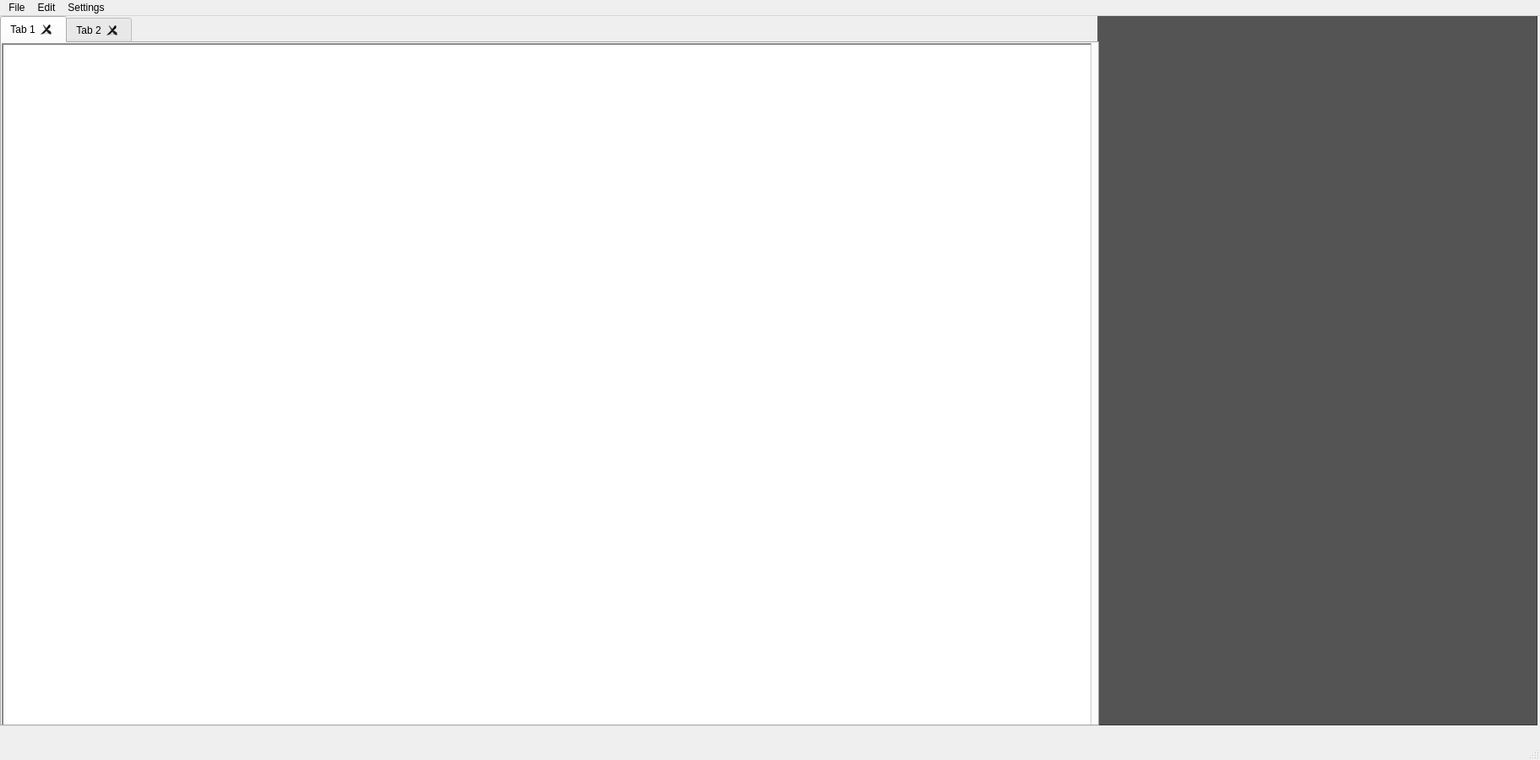
<?xml version="1.0" encoding="UTF-8"?>
<ui version="4.0">
 <class>MainWindow</class>
 <widget class="QMainWindow" name="MainWindow">
  <property name="geometry">
   <rect>
    <x>0</x>
    <y>0</y>
    <width>1823</width>
    <height>900</height>
   </rect>
  </property>
  <property name="windowTitle">
   <string>MainWindow</string>
  </property>
  <widget class="QWidget" name="centralwidget">
   <widget class="QFrame" name="frame">
    <property name="geometry">
     <rect>
      <x>1299</x>
      <y>-1</y>
      <width>521</width>
      <height>841</height>
     </rect>
    </property>
    <property name="styleSheet">
     <string notr="true">background-color: rgb(84, 84, 84);</string>
    </property>
    <property name="frameShape">
     <enum>QFrame::Panel</enum>
    </property>
    <property name="frameShadow">
     <enum>QFrame::Raised</enum>
    </property>
   </widget>
   <widget class="QTabWidget" name="tabWidget">
    <property name="geometry">
     <rect>
      <x>0</x>
      <y>0</y>
      <width>1301</width>
      <height>841</height>
     </rect>
    </property>
    <property name="tabShape">
     <enum>QTabWidget::Rounded</enum>
    </property>
    <property name="tabsClosable">
     <bool>true</bool>
    </property>
    <property name="movable">
     <bool>true</bool>
    </property>
    <widget class="QWidget" name="tab">
     <attribute name="title">
      <string>Tab 1</string>
     </attribute>
     <widget class="QTextEdit" name="textEdit">
      <property name="geometry">
       <rect>
        <x>0</x>
        <y>0</y>
        <width>1291</width>
        <height>821</height>
       </rect>
      </property>
      <property name="font">
       <font>
        <family>Consolas</family>
       </font>
      </property>
      <property name="frameShape">
       <enum>QFrame::WinPanel</enum>
      </property>
      <property name="frameShadow">
       <enum>QFrame::Sunken</enum>
      </property>
     </widget>
    </widget>
    <widget class="QWidget" name="tab_2">
     <attribute name="title">
      <string>Tab 2</string>
     </attribute>
    </widget>
   </widget>
  </widget>
  <widget class="QMenuBar" name="menubar">
   <property name="geometry">
    <rect>
     <x>0</x>
     <y>0</y>
     <width>1823</width>
     <height>26</height>
    </rect>
   </property>
   <widget class="QMenu" name="menuFile">
    <property name="title">
     <string>File</string>
    </property>
    <addaction name="actionOpen_file"/>
    <addaction name="actionSave"/>
    <addaction name="actionSave_as"/>
    <addaction name="actionRun"/>
   </widget>
   <widget class="QMenu" name="menuEdit">
    <property name="title">
     <string>Edit</string>
    </property>
   </widget>
   <widget class="QMenu" name="menuSettings">
    <property name="title">
     <string>Settings</string>
    </property>
   </widget>
   <addaction name="menuFile"/>
   <addaction name="menuEdit"/>
   <addaction name="menuSettings"/>
  </widget>
  <widget class="QStatusBar" name="statusbar"/>
  <action name="actionOpen_file">
   <property name="text">
    <string>Open file</string>
   </property>
  </action>
  <action name="actionSave">
   <property name="text">
    <string>Save</string>
   </property>
  </action>
  <action name="actionSave_as">
   <property name="text">
    <string>Save as</string>
   </property>
  </action>
  <action name="actionRun">
   <property name="text">
    <string>Run</string>
   </property>
  </action>
 </widget>
 <resources/>
 <connections/>
</ui>
